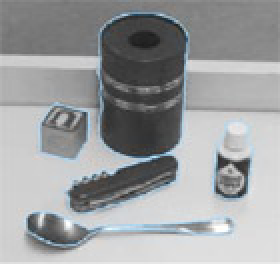
#> input picture scissors.jpg, 140 x 132 px (shown 2 times larger)
$ python pyscissors2.py   (older library calls are emulated)
#> lines starting #> are read from the running program, lines starting #| are printed output that depends on the picture
from scipy import ndimage, misc
import imageio


f = misc.imread('scissors.jpg')
#> f is the input picture: shape (132, 140, 3); mean R, G, B 156, 158, 159.5

def local_cost(p, q):
    return 0

import matplotlib.pyplot as plt

plt.imshow(ndimage.gaussian_gradient_magnitude(f, sigma=1))
plt.show()
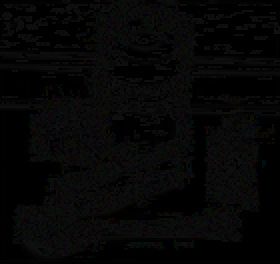
#> shown: shape (132, 140, 3) (shown 2 times larger); mean R, G, B 5.89, 5.98, 5.8
